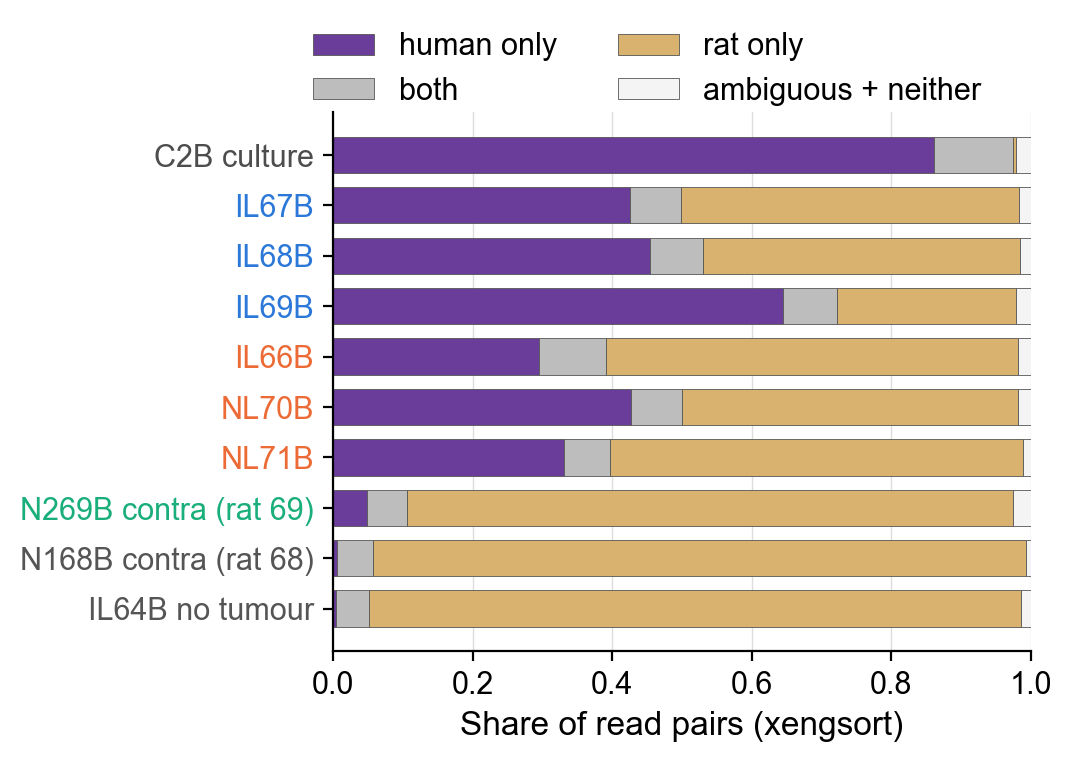
#> input picture SLIDES/figures_cns/v5/fig1a_read_composition.png, 1072 x 762 px, found by its file name
$ python compose_figures.py
#> lines starting #> are read from the running program, lines starting #| are printed output that depends on the picture
#!/usr/bin/env python
"""Compose the manuscript's six display items from the single-panel figures, with panel letters.

Neuro-Oncology Advances: composite figures grouped under one number, subparts labelled A, B, C in the upper left on
the face of the illustration, no more than 8 panels, 600 dpi for bitmaps, and embedded text large enough to survive
reduction. Panels are never redrawn here: each is a file produced by the analysis that owns it, pasted at its own
resolution onto a white canvas.

    python tools/compose_figures.py            # write figures/fig1..fig6 (+ .json manifest per figure)
    python tools/compose_figures.py --check    # verify each figure is newer than its panels; exit 1 if stale
"""
from __future__ import annotations

import argparse
import hashlib
import json
import sys
from pathlib import Path

from PIL import Image, ImageDraw, ImageFont

ROOT = Path(__file__).resolve().parents[1]
REPO = ROOT.parent
PANELS = [REPO / "SLIDES" / "figures_cns" / "v6", REPO / "SLIDES" / "figures_cns" / "v5",
          REPO / "MBR" / "nature_draft" / "figures"]
OUT = ROOT / "figures"
DPI = 600
GAP = 26
LETTER = 64          # px height of the panel letter band

# figure -> rows of panels. Each panel: (file, caption-letter). A row is laid out left to right and scaled to a
# common height; rows are stacked and scaled to a common width.
FIGURES = {
    "fig1_composition": [
        ["fig1a_read_composition.png", "fig1d_lesion_accounting.png"],
        ["fig1b_rna_vs_dna_p1.png", "fig1c_share_labellings_p1.png"],
    ],
    "fig2_decomposition": [
        ["fig2a_shapley_de_genes.png"],
        ["fig2b_splits_p1.png", "fig2b_splits_p2.png"],
    ],
    "fig3_programmes": [
        ["fig2c_categories_by_view.png", "fig2d_mes_human_vs_virtual_p1.png"],
        ["fig2d_mes_human_vs_virtual_p2.png", "fig5a_dig_arms_p2.png"],
    ],
    "fig4_methylation": [
        ["fig4b_dmp_counts.png"],
        ["fig4c_mgmt_stp27.png", "fig4a_amplitude_dilution.png"],
    ],
    "fig5_contralateral": [
        ["fig_c1_N2_over_core_bins.png"],
        ["fig_a_nullA_p1.png", "fig_b_similarity_p2.png", "fig_c1_events.png"],
    ],
    "fig6_rats_needed": [
        ["fig6_rats_needed_p1.png", "fig6_rats_needed_p2.png", "fig6_rats_needed_p3.png"],
        ["fig6_rats_needed_p4.png", "fig6_rats_needed_p8.png", "fig6_rats_needed_p9.png"],
    ],
}


def find(name: str) -> Path:
#> called with name = 'fig1a_read_composition.png'
    for d in PANELS:
        p = d / name
        if p.exists():
            return p
    raise SystemExit(f"panel not found in {[str(d) for d in PANELS]}: {name}")


def sha256(p: Path) -> str:
    h = hashlib.sha256()
    with open(p, "rb") as f:
        for chunk in iter(lambda: f.read(1 << 20), b""):
            h.update(chunk)
    return h.hexdigest()


def font(size: int):
    for cand in ("arialbd.ttf", "Arialbd.ttf", "DejaVuSans-Bold.ttf"):
        try:
            return ImageFont.truetype(cand, size)
        except OSError:
            continue
    return ImageFont.load_default()


def compose(name: str, rows: list[list[str]]) -> dict:
    letters = iter("ABCDEFGH")
    loaded = [[(Image.open(find(n)).convert("RGB"), n, next(letters)) for n in row] for row in rows]
#> the loop in find, `for d in PANELS:` made 1 pass
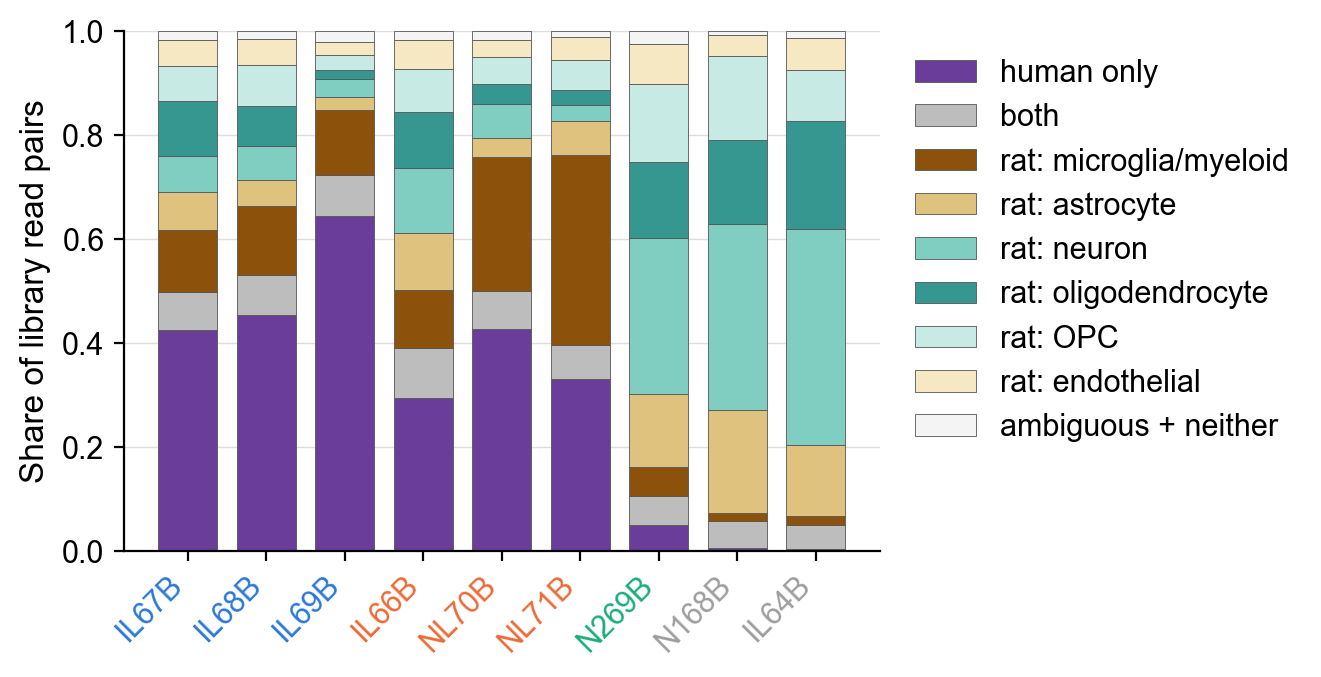
#> input picture SLIDES/figures_cns/v5/fig1d_lesion_accounting.png, 1321 x 677 px, found by its file name
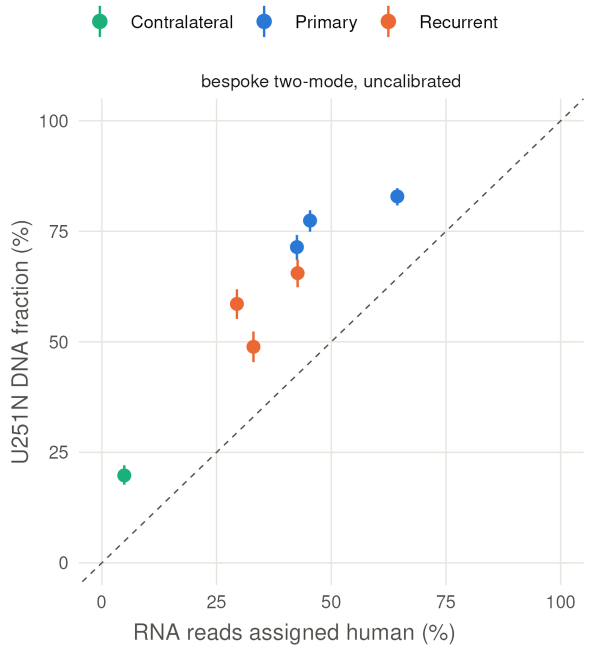
#> input picture SLIDES/figures_cns/v6/fig1b_rna_vs_dna_p1.png, 1179 x 1300 px (shown at 1/2 size)
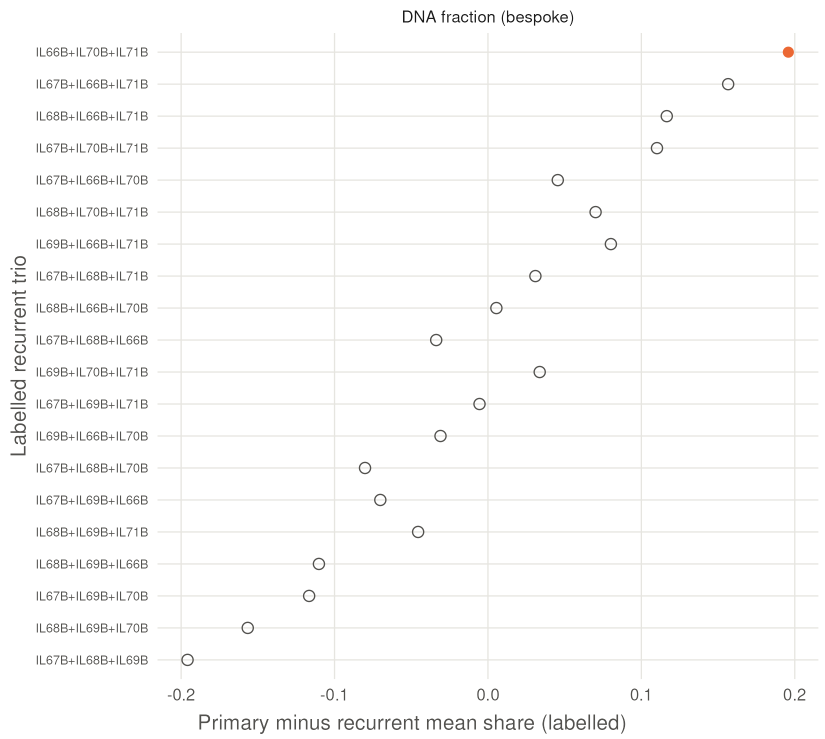
#> input picture SLIDES/figures_cns/v6/fig1c_share_labellings_p1.png, 1650 x 1478 px (shown at 1/2 size)
#> loaded = 2 items
    # scale each row to a common height, then all rows to a common width
    row_imgs = []
    for row in loaded:
        h = min(im.height for im, _, _ in row)
        scaled = [(im.resize((max(1, round(im.width * h / im.height)), h), Image.LANCZOS), n, L) for im, n, L in row]
        w = sum(im.width for im, _, _ in scaled) + GAP * (len(scaled) - 1)
        canvas = Image.new("RGB", (w, h + LETTER), "white")
        d = ImageDraw.Draw(canvas)
        x = 0
        for im, _, L in scaled:
            d.text((x + 6, 4), L, fill=(0, 0, 0), font=font(LETTER - 12))
            canvas.paste(im, (x, LETTER))
            x += im.width + GAP
        row_imgs.append(canvas)
#> this loop made 2 passes
#> (h, w) on passes 1 to 2: (677, 2299), (1300, 2656)
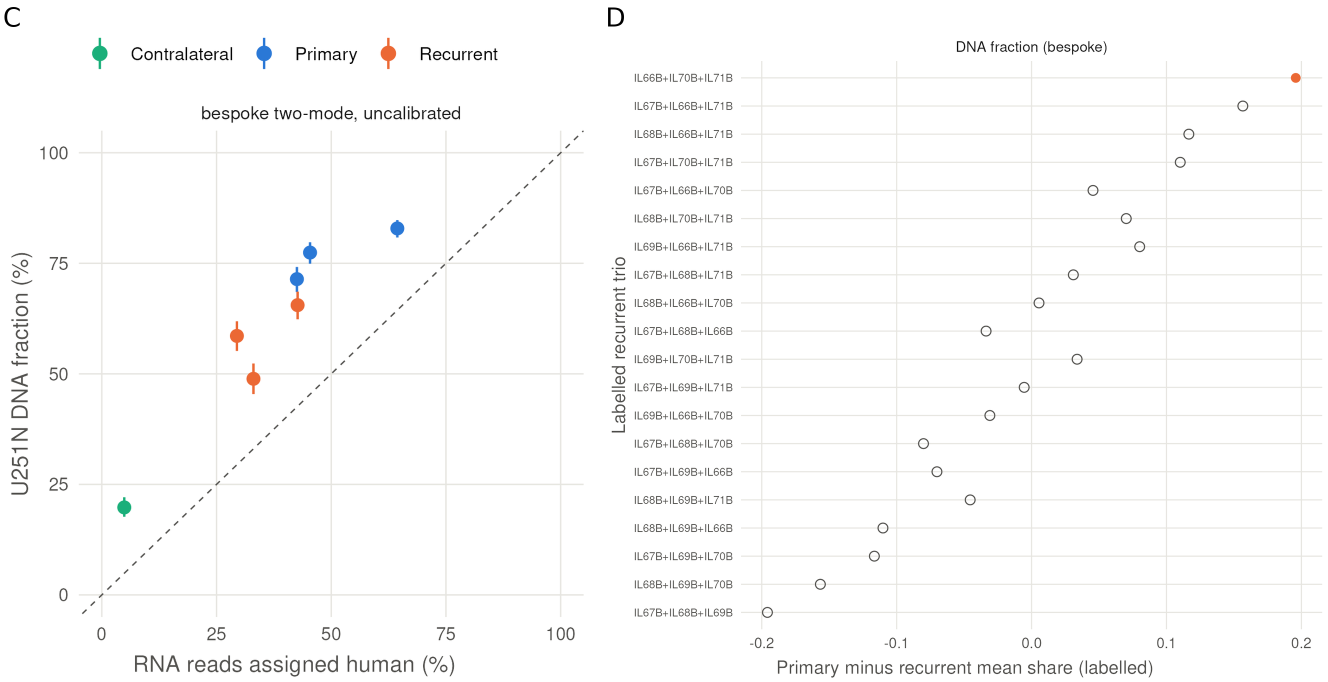
#> canvas: PIL image 2656x1364 RGB (shown at 1/2 size); mean R, G, B 251.2, 251.2, 251
#> after the loop, row_imgs = 2 items
    W = max(im.width for im in row_imgs)
#> W = 2656
    row_imgs = [im if im.width == W else im.resize((W, round(im.height * W / im.width)), Image.LANCZOS)
                for im in row_imgs]
    H = sum(im.height for im in row_imgs) + GAP * (len(row_imgs) - 1)
#> H = 2246
    fig = Image.new("RGB", (W, H), "white")
#> fig: PIL image 2656x2246 RGB; every value is 255
    y = 0
    for im in row_imgs:
        fig.paste(im, (0, y))
        y += im.height + GAP
#> this loop made 2 passes
#> y on passes 1 to 2: 882, 2272
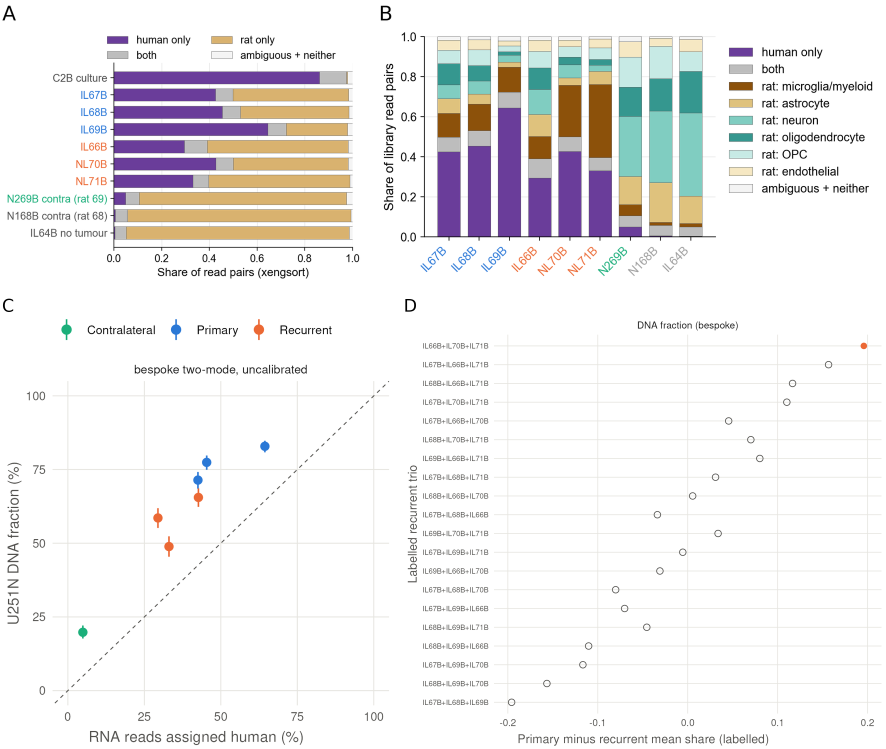
#> fig: PIL image 2656x2246 RGB (shown at 1/3 size); mean R, G, B 239.1, 237.6, 237.6
#> after the loop, y = 2272
    OUT.mkdir(exist_ok=True)
    p = OUT / f"{name}.png"
    fig.save(p, dpi=(DPI, DPI))
    man = {"figure": name, "px": list(fig.size), "dpi": DPI,
           "panels": [{"letter": L, "file": n, "source": str(find(n).relative_to(REPO)), "sha256": sha256(find(n))}
                      for row in loaded for _, n, L in row]}
    (OUT / f"{name}.json").write_text(json.dumps(man, indent=1), encoding="utf-8", newline="\n")
    return man


def main() -> int:
    ap = argparse.ArgumentParser()
    ap.add_argument("--check", action="store_true")
    a = ap.parse_args()
    stale = []
    for name, rows in FIGURES.items():
        if a.check:
            p, m = OUT / f"{name}.png", OUT / f"{name}.json"
            if not p.exists() or not m.exists():
                stale.append((name, "not built"))
                continue
            old = {x["file"]: x["sha256"] for x in json.load(open(m, encoding="utf-8"))["panels"]}
            for row in rows:
                for n in row:
                    if old.get(n) != sha256(find(n)):
                        stale.append((name, f"panel changed: {n}"))
            continue
        man = compose(name, rows)
#> man = 4 items
        print(f"{name}: {len(man['panels'])} panels, {man['px'][0]}x{man['px'][1]} px at {DPI} dpi")
#| fig1_composition: 4 panels, 2656x2246 px at 600 dpi
#> pass 2 of the loop in main, `for name, rows in FIGURES.items():`:
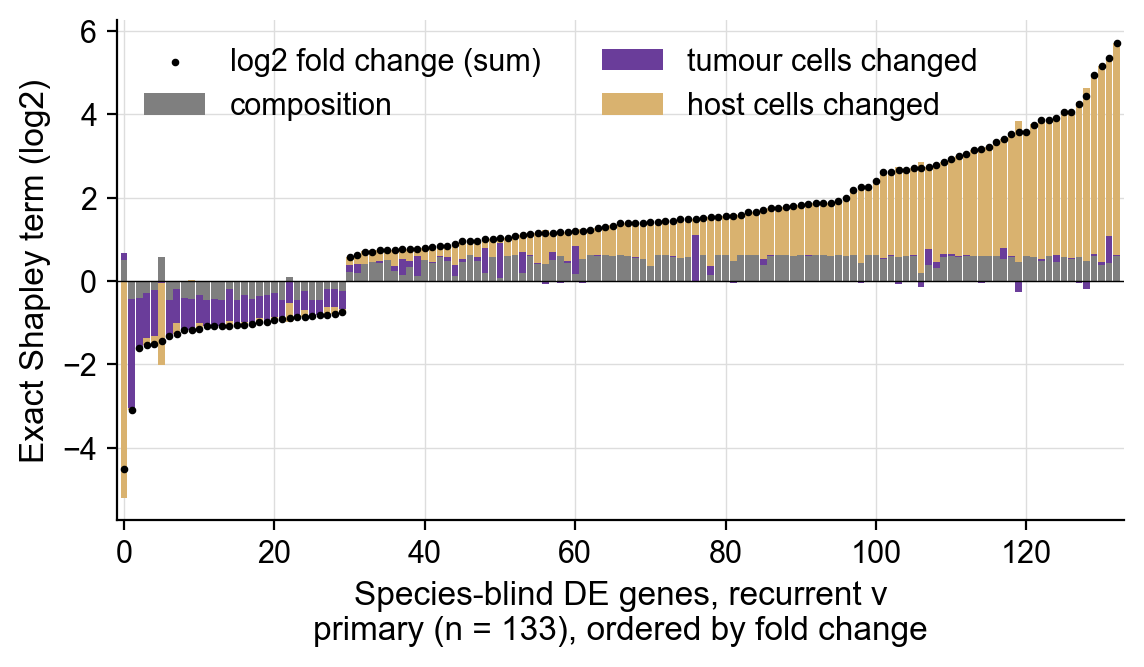
#> input picture SLIDES/figures_cns/v5/fig2a_shapley_de_genes.png, 1144 x 667 px, found by its file name
#> the loop in find (call 2), `for d in PANELS:` made 1 pass
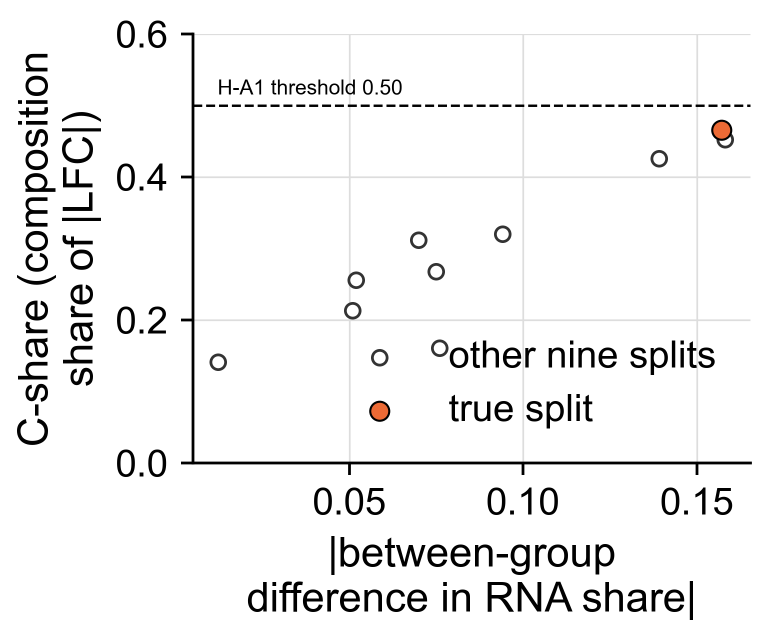
#> input picture SLIDES/figures_cns/v6/fig2b_splits_p1.png, 1540 x 1275 px (shown at 1/2 size)
    for name, why in stale:
        print(f"   STALE {name}: {why}")
    return 1 if stale else 0


if __name__ == "__main__":
#> (the run stopped early here; a loop or call above may not have finished)
